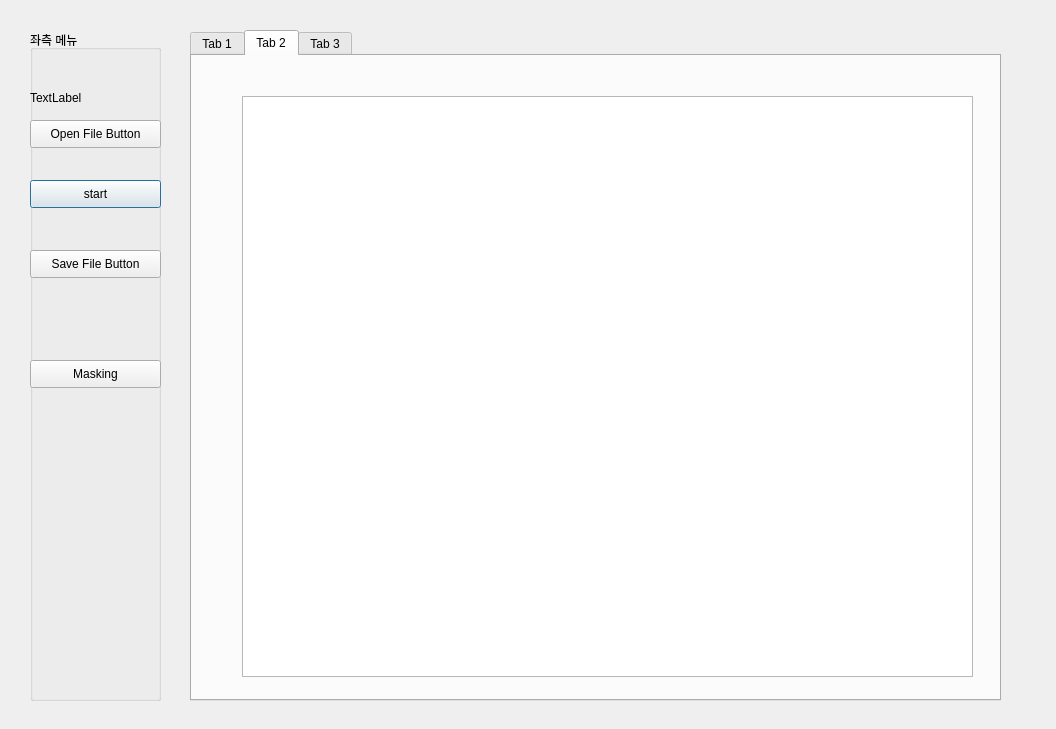
<?xml version="1.0" encoding="UTF-8"?>
<ui version="4.0">
 <class>Dialo</class>
 <widget class="QDialog" name="Dialo">
  <property name="geometry">
   <rect>
    <x>0</x>
    <y>0</y>
    <width>1056</width>
    <height>729</height>
   </rect>
  </property>
  <property name="windowTitle">
   <string>Dialog</string>
  </property>
  <property name="toolTipDuration">
   <number>3</number>
  </property>
  <widget class="QGroupBox" name="groupBox">
   <property name="geometry">
    <rect>
     <x>30</x>
     <y>30</y>
     <width>131</width>
     <height>671</height>
    </rect>
   </property>
   <property name="title">
    <string>좌측 메뉴</string>
   </property>
   <widget class="QPushButton" name="start_button">
    <property name="geometry">
     <rect>
      <x>0</x>
      <y>150</y>
      <width>131</width>
      <height>28</height>
     </rect>
    </property>
    <property name="text">
     <string>start</string>
    </property>
   </widget>
   <widget class="QPushButton" name="save_button">
    <property name="geometry">
     <rect>
      <x>0</x>
      <y>220</y>
      <width>131</width>
      <height>28</height>
     </rect>
    </property>
    <property name="text">
     <string>Save File Button</string>
    </property>
   </widget>
   <widget class="QLabel" name="label1">
    <property name="geometry">
     <rect>
      <x>0</x>
      <y>60</y>
      <width>64</width>
      <height>15</height>
     </rect>
    </property>
    <property name="text">
     <string>TextLabel</string>
    </property>
   </widget>
   <widget class="QPushButton" name="open_button">
    <property name="geometry">
     <rect>
      <x>0</x>
      <y>90</y>
      <width>131</width>
      <height>28</height>
     </rect>
    </property>
    <property name="text">
     <string>Open File Button</string>
    </property>
   </widget>
   <widget class="QPushButton" name="masking_button">
    <property name="geometry">
     <rect>
      <x>0</x>
      <y>330</y>
      <width>131</width>
      <height>28</height>
     </rect>
    </property>
    <property name="text">
     <string>Masking</string>
    </property>
   </widget>
  </widget>
  <widget class="QTabWidget" name="tabWidget">
   <property name="geometry">
    <rect>
     <x>190</x>
     <y>30</y>
     <width>811</width>
     <height>671</height>
    </rect>
   </property>
   <property name="currentIndex">
    <number>1</number>
   </property>
   <widget class="QWidget" name="tab">
    <attribute name="title">
     <string>Tab 1</string>
    </attribute>
    <widget class="QTextBrowser" name="present">
     <property name="geometry">
      <rect>
       <x>180</x>
       <y>100</y>
       <width>421</width>
       <height>231</height>
      </rect>
     </property>
     <property name="html">
      <string>&lt;!DOCTYPE HTML PUBLIC &quot;-//W3C//DTD HTML 4.0//EN&quot; &quot;http://www.w3.org/TR/REC-html40/strict.dtd&quot;&gt;
&lt;html&gt;&lt;head&gt;&lt;meta name=&quot;qrichtext&quot; content=&quot;1&quot; /&gt;&lt;style type=&quot;text/css&quot;&gt;
p, li { white-space: pre-wrap; }
&lt;/style&gt;&lt;/head&gt;&lt;body style=&quot; font-family:'Gulim'; font-size:9pt; font-weight:400; font-style:normal;&quot;&gt;
&lt;p style=&quot; margin-top:0px; margin-bottom:0px; margin-left:0px; margin-right:0px; -qt-block-indent:0; text-indent:0px;&quot;&gt;설명&lt;/p&gt;&lt;/body&gt;&lt;/html&gt;</string>
     </property>
    </widget>
    <widget class="QTextBrowser" name="team_name">
     <property name="geometry">
      <rect>
       <x>330</x>
       <y>400</y>
       <width>171</width>
       <height>51</height>
      </rect>
     </property>
     <property name="html">
      <string>&lt;!DOCTYPE HTML PUBLIC &quot;-//W3C//DTD HTML 4.0//EN&quot; &quot;http://www.w3.org/TR/REC-html40/strict.dtd&quot;&gt;
&lt;html&gt;&lt;head&gt;&lt;meta name=&quot;qrichtext&quot; content=&quot;1&quot; /&gt;&lt;style type=&quot;text/css&quot;&gt;
p, li { white-space: pre-wrap; }
&lt;/style&gt;&lt;/head&gt;&lt;body style=&quot; font-family:'Gulim'; font-size:9pt; font-weight:400; font-style:normal;&quot;&gt;
&lt;p style=&quot; margin-top:0px; margin-bottom:0px; margin-left:0px; margin-right:0px; -qt-block-indent:0; text-indent:0px;&quot;&gt;K-Shield 주니어 5기&lt;/p&gt;
&lt;p style=&quot; margin-top:0px; margin-bottom:0px; margin-left:0px; margin-right:0px; -qt-block-indent:0; text-indent:0px;&quot;&gt;호진이 8마리 치킨&lt;/p&gt;&lt;/body&gt;&lt;/html&gt;</string>
     </property>
    </widget>
    <widget class="QTextBrowser" name="status">
     <property name="geometry">
      <rect>
       <x>250</x>
       <y>590</y>
       <width>301</width>
       <height>41</height>
      </rect>
     </property>
     <property name="html">
      <string>&lt;!DOCTYPE HTML PUBLIC &quot;-//W3C//DTD HTML 4.0//EN&quot; &quot;http://www.w3.org/TR/REC-html40/strict.dtd&quot;&gt;
&lt;html&gt;&lt;head&gt;&lt;meta name=&quot;qrichtext&quot; content=&quot;1&quot; /&gt;&lt;style type=&quot;text/css&quot;&gt;
p, li { white-space: pre-wrap; }
&lt;/style&gt;&lt;/head&gt;&lt;body style=&quot; font-family:'Gulim'; font-size:9pt; font-weight:400; font-style:normal;&quot;&gt;
&lt;p style=&quot; margin-top:0px; margin-bottom:0px; margin-left:0px; margin-right:0px; -qt-block-indent:0; text-indent:0px;&quot;&gt;현재 상태&lt;/p&gt;&lt;/body&gt;&lt;/html&gt;</string>
     </property>
    </widget>
    <widget class="QLabel" name="Logo">
     <property name="geometry">
      <rect>
       <x>350</x>
       <y>490</y>
       <width>121</width>
       <height>71</height>
      </rect>
     </property>
     <property name="text">
      <string/>
     </property>
    </widget>
   </widget>
   <widget class="QWidget" name="tab_2">
    <attribute name="title">
     <string>Tab 2</string>
    </attribute>
    <widget class="QTableWidget" name="table_1">
     <property name="geometry">
      <rect>
       <x>50</x>
       <y>40</y>
       <width>731</width>
       <height>581</height>
      </rect>
     </property>
    </widget>
   </widget>
   <widget class="QWidget" name="tab_3">
    <attribute name="title">
     <string>Tab 3</string>
    </attribute>
   </widget>
  </widget>
 </widget>
 <resources/>
 <connections/>
</ui>
